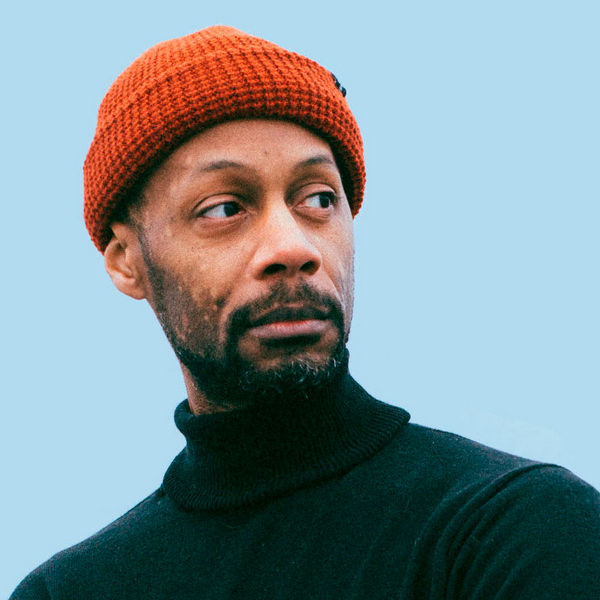
%> input picture Experiment 3/team1.jpg, 600 x 600 px
$ octave Experiment3.m   (GNU Octave 9; MATLAB toolbox functions it lacks are replaced by stand-ins)
%> lines starting %> are read from the running program, lines starting %| are printed output that depends on the picture
I = imread('team1.jpg');
%> I is the input picture: size 600x600x3 uint8; mean R, G, B 128.6, 145.5, 150.3
G = rgb2gray(I);
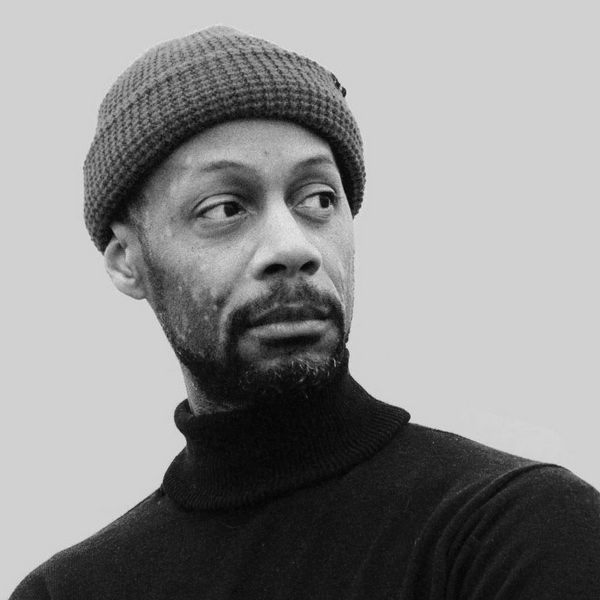
%> G: size 600x600 uint8; min 2, max 235, mean 141
F = fft2(G);
T = ifft2(F);
subplot(2,2,1), imshow(I), title('Original image');
subplot(2,2,2), imshow(G), title('Greyscale image');
subplot(2,2,3), imshow(F), title('Fourier Transformed Image');
%> after `imshow(F)`:
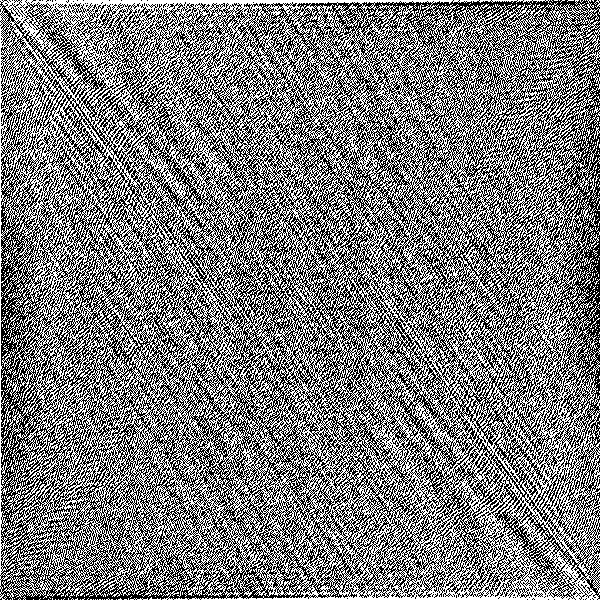
%> displayed picture: size 600x600, on the screen's scale of 0 to 255; min 0, max 255, mean 123.6
subplot(2,2,4), imshow(uint8(T)), title('Retrieve from FT');
